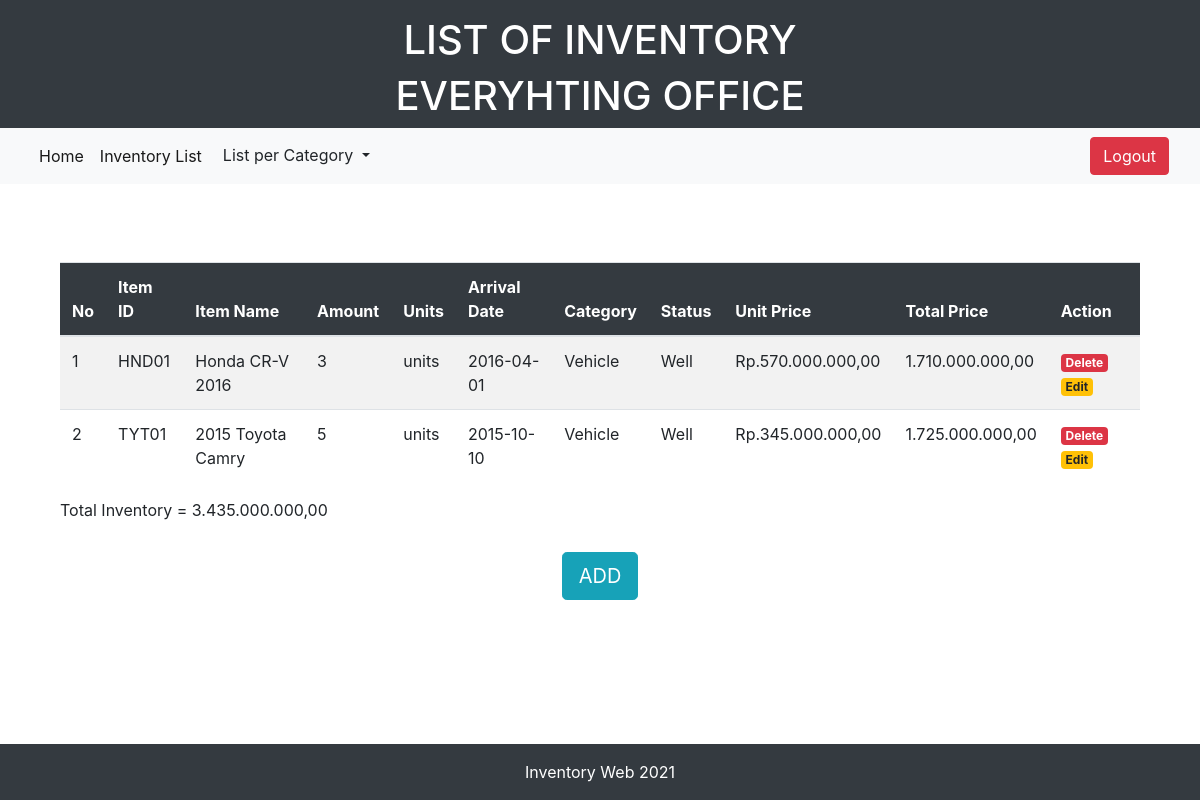
Page /cat_list.php?category=Vehicle (signed in) on the committed database.
### tables this page shows
CREATE TABLE `inventory` (
  `item_id` varchar(10) NOT NULL,
  `item_name` varchar(30) NOT NULL,
  `amount` int(11) NOT NULL,
  `unit` varchar(15) NOT NULL,
  `arrival_date` date NOT NULL,
  `category` varchar(20) NOT NULL,
  `item_status` varchar(20) NOT NULL,
  `price` int(20) NOT NULL
);

### database.php (called while the page is built, shortened)
<?php
    $connect = mysqli_connect("localhost", "root", "", "responsi");
function query($query){
    global $connect;
    $result = mysqli_query($connect, $query);
    $rows = [];
    while($row = mysqli_fetch_assoc($result)){
        $rows[] = $row;
    }
    return $rows;
}
?>

### cat_list.php (the view, shortened to what this page needs)
<?php
    include 'database.php';
    $category = $_GET['category'];
    $data = query("SELECT * FROM inventory WHERE category ='$category'");
    $tot_inve = 0;
?>
<!doctype html>
<html>
  <head>
    <link rel="stylesheet" href="https://cdn.jsdelivr.net/npm/bootstrap@4.5.3/dist/css/bootstrap.min.css">
  </head>
  <body>
  <footer class="bg-dark text-white">
    <div class="container">
      <div class="row pt-3">
        <div class="col text-center">
          <h1>LIST OF INVENTORY</h1>
          <h1>EVERYHTING OFFICE</h1>
        </div>
      </div>
    </div>
  </footer>
  <nav class="navbar navbar-expand-lg navbar-light bg-light">
  <div class="container-fluid">
    <div class="collapse navbar-collapse" id="navbarNavDropdown">
      <ul class="navbar-nav">
        <li class="nav-item">
          <a class="nav-link active" aria-current="page" href="index.php">Home</a>
        </li>
        <li class="nav-item">
          <a class="nav-link active" href="list.php">Inventory List</a>
        </li>
        <li class="nav-item dropdown">
                <div class="dropdown">
          <button class="btn btn-light dropdown-toggle" type="button" id="dropdownMenuButton" data-toggle="dropdown" aria-haspopup="true" aria-expanded="false">
          List per Category
          </button>
        </div>
        </li>
      </ul>
    </div>
    <a class="btn btn-danger fixed-right" href="logout.php" role="button">Logout</a>
  </div>
  </nav>
  <br>
  <div class="container" style="padding: 30px;">
    <table class="table table-striped" id="tabel">
        <thead>
            <tr>
                <th class="table-dark">No</th>
                <th class="table-dark">Item ID</th>
                <th class="table-dark">Item Name</th>
                <th class="table-dark">Amount</th>
                <th class="table-dark">Units</th>
                <th class="table-dark">Arrival Date</th>
                <th class="table-dark">Category</th>
                <th class="table-dark">Status</th>
                <th class="table-dark">Unit Price</th>
                <th class="table-dark">Total Price</th>
                <th class="table-dark">Action</th>
            </tr>
        </thead>
            <?php $i = 1; ?>
            <tbody>
            <?php foreach( $data as $row) : ?>
            <tr>
                <td><?= $i ?></td>
                <td><?= $row["item_id"] ?></td>
                <td><?= $row["item_name"] ?></td>
                <td><?= $row["amount"] ?></td>
                <td><?= $row["unit"] ?></td>
                <td><?= $row["arrival_date"] ?></td>
                <td><?= $row["category"] ?></td>
                <td><?= $row["item_status"] ?></td>
                <td><?php
                        $number = $row["price"];
                        $price = number_format($number, 2, ',', '.');
                        echo "Rp." . $price;?>
                </td>
                <?php
                    $total = $row["price"] * $row["amount"];
                    $number = $total;
                    $pricepull = number_format($number, 2, ',', '.');
                    $tot_inve += $total;
                ?>
                <td><?= $pricepull ?></td>
                <td><a href="delete.php?item_id=<?= $row['item_id'];?>" class="badge badge-danger">Delete</a>
                <a href="edit.php?item_id=<?= $row['item_id'];?>" class="badge badge-warning">Edit</a></td>
            </tr>
            <?php $i++; ?>
            <?php endforeach; ?>
            </tbody>
        <br>
    </table>
    Total Inventory =
                <?php
                  $number = $tot_inve;
                  $pricesopull = number_format($number, 2, ',', '.');
                ?>
                <?= $pricesopull ?>
    </div>
    <center><a href="add.php" class="btn btn-info btn-lg btn-center" >ADD</a></center>
  <footer class="bg-dark text-white fixed-bottom">
    <div class="container">
      <div class="row pt-3">
        <div class="col text-center">
          <p>Inventory Web 2021</p>
        </div>
      </div>
    </div>
  </footer>
  </body>
</html>

### rows in the picture
inventory: item_id "HND01", item_name "Honda CR-V 2016", amount "3", unit "units", arrival_date "2016-04-01", category "Vehicle", item_status "Well", price "570.000.000,00", pricepull "1.710.000.000,00"
inventory: item_id "TYT01", item_name "2015 Toyota Camry", amount "5", unit "units", arrival_date "2015-10-10", category "Vehicle", item_status "Well", price "345.000.000,00", pricepull "1.725.000.000,00"

### other values in the picture
$pricesopull "3.435.000.000,00"
